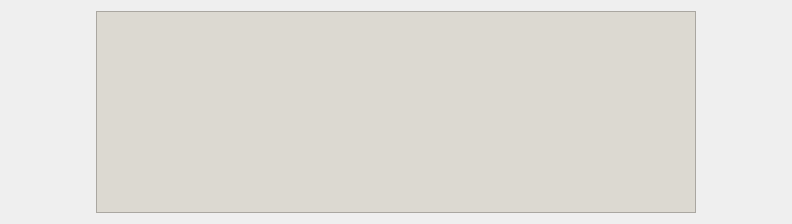
<?xml version="1.0" encoding="UTF-8"?>
<ui version="4.0">
 <class>Form</class>
 <widget class="QWidget" name="Form">
  <property name="geometry">
   <rect>
    <x>0</x>
    <y>0</y>
    <width>792</width>
    <height>224</height>
   </rect>
  </property>
  <property name="font">
   <font>
    <family>Bahnschrift</family>
    <pointsize>12</pointsize>
   </font>
  </property>
  <property name="windowTitle">
   <string>Form</string>
  </property>
  <layout class="QHBoxLayout" name="horizontalLayout_2">
   <item>
    <layout class="QHBoxLayout" name="horizontalLayout" stretch="4">
     <property name="spacing">
      <number>0</number>
     </property>
     <item>
      <widget class="QTextBrowser" name="textBrowser_1">
       <property name="minimumSize">
        <size>
         <width>0</width>
         <height>200</height>
        </size>
       </property>
       <property name="maximumSize">
        <size>
         <width>600</width>
         <height>400</height>
        </size>
       </property>
       <property name="font">
        <font>
         <family>Bahnschrift</family>
         <pointsize>12</pointsize>
        </font>
       </property>
       <property name="styleSheet">
        <string notr="true">QTextBrowser#textBrowser_1 {
	background-color: rgb(220, 217, 209);
}</string>
       </property>
      </widget>
     </item>
    </layout>
   </item>
  </layout>
 </widget>
 <resources/>
 <connections/>
</ui>
